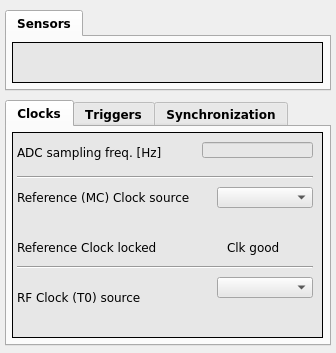
<?xml version="1.0" encoding="UTF-8"?>
<ui version="4.0">
 <class>MainWindow</class>
 <widget class="QMainWindow" name="MainWindow">
  <property name="geometry">
   <rect>
    <x>0</x>
    <y>0</y>
    <width>336</width>
    <height>353</height>
   </rect>
  </property>
  <property name="windowTitle">
   <string/>
  </property>
  <property name="styleSheet">
   <string notr="true"/>
  </property>
  <property name="Title" stdset="0">
   <string>$(DEVICE):evrx</string>
  </property>
  <widget class="QWidget" name="centralwidget">
   <widget class="QTabWidget" name="MainSignalWindowTab_4">
    <property name="enabled">
     <bool>true</bool>
    </property>
    <property name="geometry">
     <rect>
      <x>5</x>
      <y>100</y>
      <width>326</width>
      <height>246</height>
     </rect>
    </property>
    <property name="sizePolicy">
     <sizepolicy hsizetype="Expanding" vsizetype="Expanding">
      <horstretch>0</horstretch>
      <verstretch>0</verstretch>
     </sizepolicy>
    </property>
    <property name="minimumSize">
     <size>
      <width>300</width>
      <height>75</height>
     </size>
    </property>
    <property name="font">
     <font>
      <family>DejaVu Sans</family>
      <pointsize>9</pointsize>
      <weight>75</weight>
      <bold>true</bold>
      <kerning>false</kerning>
     </font>
    </property>
    <property name="styleSheet">
     <string notr="true"/>
    </property>
    <property name="currentIndex">
     <number>0</number>
    </property>
    <property name="iconSize">
     <size>
      <width>16</width>
      <height>16</height>
     </size>
    </property>
    <property name="elideMode">
     <enum>Qt::ElideNone</enum>
    </property>
    <property name="usesScrollButtons">
     <bool>false</bool>
    </property>
    <widget class="QWidget" name="tab_4">
     <attribute name="title">
      <string>Clocks</string>
     </attribute>
     <widget class="caFrame" name="caframe_6">
      <property name="geometry">
       <rect>
        <x>5</x>
        <y>5</y>
        <width>311</width>
        <height>206</height>
       </rect>
      </property>
      <property name="styleSheet">
       <string notr="true">background-color: rgb(231, 231, 231);</string>
      </property>
      <property name="frameShape">
       <enum>QFrame::Box</enum>
      </property>
      <property name="frameShadow">
       <enum>QFrame::Plain</enum>
      </property>
      <property name="lineWidth">
       <number>1</number>
      </property>
      <property name="midLineWidth">
       <number>1</number>
      </property>
      <property name="background">
       <color>
        <red>0</red>
        <green>0</green>
        <blue>0</blue>
       </color>
      </property>
      <widget class="caLed" name="caled">
       <property name="enabled">
        <bool>true</bool>
       </property>
       <property name="geometry">
        <rect>
         <x>165</x>
         <y>105</y>
         <width>16</width>
         <height>16</height>
        </rect>
       </property>
       <property name="sizePolicy">
        <sizepolicy hsizetype="Expanding" vsizetype="Expanding">
         <horstretch>0</horstretch>
         <verstretch>0</verstretch>
        </sizepolicy>
       </property>
       <property name="rectangular">
        <bool>false</bool>
       </property>
       <property name="linearGradient">
        <bool>false</bool>
       </property>
       <property name="scaleContents">
        <bool>true</bool>
       </property>
       <property name="channel" stdset="0">
        <string notr="true">$(DEVICE):evrx:pll:locked</string>
       </property>
       <property name="falseColor">
        <color>
         <red>255</red>
         <green>0</green>
         <blue>0</blue>
        </color>
       </property>
       <property name="trueColor">
        <color>
         <red>0</red>
         <green>255</green>
         <blue>0</blue>
        </color>
       </property>
       <property name="trueValue">
        <string>true</string>
       </property>
       <property name="falseValue">
        <string>false</string>
       </property>
      </widget>
      <widget class="caMenu" name="camenu_2">
       <property name="geometry">
        <rect>
         <x>205</x>
         <y>55</y>
         <width>96</width>
         <height>21</height>
        </rect>
       </property>
       <property name="font">
        <font>
         <family>DejaVu Sans</family>
         <pointsize>9</pointsize>
        </font>
       </property>
       <property name="styleSheet">
        <string notr="true">color: rgb(0, 0, 0);</string>
       </property>
       <property name="channel" stdset="0">
        <string notr="true">$(DEVICE):evrx:triggers:mc:source_sp</string>
       </property>
      </widget>
      <widget class="caLed" name="caled_2">
       <property name="geometry">
        <rect>
         <x>285</x>
         <y>105</y>
         <width>16</width>
         <height>16</height>
        </rect>
       </property>
       <property name="scaleContents">
        <bool>true</bool>
       </property>
       <property name="channel" stdset="0">
        <string notr="true">$(DEVICE):evrx:pll:clk_good</string>
       </property>
       <property name="falseColor">
        <color>
         <red>255</red>
         <green>0</green>
         <blue>0</blue>
        </color>
       </property>
       <property name="trueColor">
        <color>
         <red>0</red>
         <green>255</green>
         <blue>0</blue>
        </color>
       </property>
       <property name="trueValue">
        <string>true</string>
       </property>
       <property name="falseValue">
        <string>false</string>
       </property>
      </widget>
      <widget class="QLabel" name="label_20">
       <property name="geometry">
        <rect>
         <x>215</x>
         <y>105</y>
         <width>66</width>
         <height>20</height>
        </rect>
       </property>
       <property name="font">
        <font>
         <family>DejaVu Sans</family>
         <pointsize>9</pointsize>
        </font>
       </property>
       <property name="text">
        <string>Clk good</string>
       </property>
      </widget>
      <widget class="QLabel" name="label_28">
       <property name="geometry">
        <rect>
         <x>5</x>
         <y>55</y>
         <width>196</width>
         <height>21</height>
        </rect>
       </property>
       <property name="font">
        <font>
         <family>DejaVu Sans</family>
         <pointsize>9</pointsize>
        </font>
       </property>
       <property name="text">
        <string>Reference (MC) Clock source</string>
       </property>
      </widget>
      <widget class="Line" name="line_9">
       <property name="geometry">
        <rect>
         <x>5</x>
         <y>40</y>
         <width>296</width>
         <height>10</height>
        </rect>
       </property>
       <property name="orientation">
        <enum>Qt::Horizontal</enum>
       </property>
      </widget>
      <widget class="QLabel" name="label_23">
       <property name="geometry">
        <rect>
         <x>5</x>
         <y>10</y>
         <width>186</width>
         <height>20</height>
        </rect>
       </property>
       <property name="font">
        <font>
         <family>DejaVu Sans</family>
         <pointsize>9</pointsize>
        </font>
       </property>
       <property name="text">
        <string>ADC sampling freq. [Hz]</string>
       </property>
      </widget>
      <widget class="QLabel" name="label_19">
       <property name="geometry">
        <rect>
         <x>5</x>
         <y>105</y>
         <width>151</width>
         <height>20</height>
        </rect>
       </property>
       <property name="font">
        <font>
         <family>DejaVu Sans</family>
         <pointsize>9</pointsize>
        </font>
       </property>
       <property name="text">
        <string>Reference Clock locked</string>
       </property>
      </widget>
      <widget class="caMenu" name="camenu_6">
       <property name="geometry">
        <rect>
         <x>205</x>
         <y>145</y>
         <width>96</width>
         <height>21</height>
        </rect>
       </property>
       <property name="font">
        <font>
         <family>DejaVu Sans</family>
         <pointsize>9</pointsize>
        </font>
       </property>
       <property name="styleSheet">
        <string notr="true">color: rgb(0, 0, 0);</string>
       </property>
       <property name="channel" stdset="0">
        <string notr="true">$(DEVICE):evrx:triggers:t0:source_sp</string>
       </property>
      </widget>
      <widget class="QLabel" name="label_33">
       <property name="geometry">
        <rect>
         <x>5</x>
         <y>155</y>
         <width>171</width>
         <height>20</height>
        </rect>
       </property>
       <property name="font">
        <font>
         <family>DejaVu Sans</family>
         <pointsize>9</pointsize>
        </font>
       </property>
       <property name="text">
        <string>RF Clock (T0) source</string>
       </property>
      </widget>
      <widget class="Line" name="line_16">
       <property name="geometry">
        <rect>
         <x>5</x>
         <y>130</y>
         <width>296</width>
         <height>10</height>
        </rect>
       </property>
       <property name="orientation">
        <enum>Qt::Horizontal</enum>
       </property>
      </widget>
      <widget class="caLineEdit" name="calineedit_12">
       <property name="geometry">
        <rect>
         <x>190</x>
         <y>10</y>
         <width>111</width>
         <height>16</height>
        </rect>
       </property>
       <property name="font">
        <font>
         <family>Sans Serif</family>
         <pointsize>10</pointsize>
        </font>
       </property>
       <property name="alignment">
        <set>Qt::AlignRight|Qt::AlignTrailing|Qt::AlignVCenter</set>
       </property>
       <property name="channel" stdset="0">
        <string notr="true">$(DEVICE):evrx:clock_info:adc_frequency</string>
       </property>
      </widget>
      <widget class="caRelatedDisplay" name="rtc_t2_4">
       <property name="geometry">
        <rect>
         <x>205</x>
         <y>170</y>
         <width>96</width>
         <height>21</height>
        </rect>
       </property>
       <property name="background">
        <color>
         <red>252</red>
         <green>220</green>
         <blue>123</blue>
        </color>
       </property>
       <property name="labels">
        <string notr="true">RTC</string>
       </property>
       <property name="files">
        <string notr="true">rtc</string>
       </property>
       <property name="args">
        <string notr="true">DEVICE=$(DEVICE):evrx:rtc:t0</string>
       </property>
      </widget>
     </widget>
     <widget class="QTabWidget" name="MainSignalWindowTab_5">
      <property name="enabled">
       <bool>true</bool>
      </property>
      <property name="geometry">
       <rect>
        <x>0</x>
        <y>480</y>
        <width>556</width>
        <height>80</height>
       </rect>
      </property>
      <property name="sizePolicy">
       <sizepolicy hsizetype="Expanding" vsizetype="Expanding">
        <horstretch>0</horstretch>
        <verstretch>0</verstretch>
       </sizepolicy>
      </property>
      <property name="minimumSize">
       <size>
        <width>300</width>
        <height>80</height>
       </size>
      </property>
      <property name="font">
       <font>
        <family>DejaVu Sans</family>
        <pointsize>9</pointsize>
        <weight>75</weight>
        <bold>true</bold>
        <kerning>false</kerning>
       </font>
      </property>
      <property name="styleSheet">
       <string notr="true"/>
      </property>
      <property name="currentIndex">
       <number>0</number>
      </property>
      <property name="iconSize">
       <size>
        <width>16</width>
        <height>16</height>
       </size>
      </property>
      <property name="elideMode">
       <enum>Qt::ElideNone</enum>
      </property>
      <property name="usesScrollButtons">
       <bool>false</bool>
      </property>
      <widget class="QWidget" name="tab_5">
       <attribute name="title">
        <string>Sensors</string>
       </attribute>
       <widget class="caFrame" name="caframe_10">
        <property name="geometry">
         <rect>
          <x>5</x>
          <y>5</y>
          <width>541</width>
          <height>41</height>
         </rect>
        </property>
        <property name="styleSheet">
         <string notr="true">background-color: rgb(231, 231, 231);</string>
        </property>
        <property name="frameShape">
         <enum>QFrame::Box</enum>
        </property>
        <property name="frameShadow">
         <enum>QFrame::Plain</enum>
        </property>
        <property name="lineWidth">
         <number>1</number>
        </property>
        <property name="midLineWidth">
         <number>1</number>
        </property>
        <property name="background">
         <color>
          <red>0</red>
          <green>0</green>
          <blue>0</blue>
         </color>
        </property>
        <widget class="caRelatedDisplay" name="bpm_temp_3">
         <property name="geometry">
          <rect>
           <x>295</x>
           <y>10</y>
           <width>111</width>
           <height>21</height>
          </rect>
         </property>
         <property name="font">
          <font>
           <family>Sans Serif</family>
           <pointsize>10</pointsize>
          </font>
         </property>
         <property name="background">
          <color>
           <red>252</red>
           <green>220</green>
           <blue>123</blue>
          </color>
         </property>
         <property name="labels">
          <string notr="true">BPM T°C</string>
         </property>
         <property name="files">
          <string notr="true">temperatures</string>
         </property>
         <property name="args">
          <string notr="true">MODULE=$(BPM);</string>
         </property>
        </widget>
        <widget class="caRelatedDisplay" name="bpm_temp_4">
         <property name="geometry">
          <rect>
           <x>420</x>
           <y>10</y>
           <width>111</width>
           <height>21</height>
          </rect>
         </property>
         <property name="font">
          <font>
           <family>Sans Serif</family>
           <pointsize>10</pointsize>
          </font>
         </property>
         <property name="background">
          <color>
           <red>252</red>
           <green>220</green>
           <blue>123</blue>
          </color>
         </property>
         <property name="labels">
          <string notr="true">BPM U/I</string>
         </property>
         <property name="files">
          <string notr="true">voltages</string>
         </property>
         <property name="args">
          <string notr="true">MODULE=$(BPM);</string>
         </property>
        </widget>
        <widget class="QLabel" name="label_34">
         <property name="geometry">
          <rect>
           <x>5</x>
           <y>10</y>
           <width>151</width>
           <height>21</height>
          </rect>
         </property>
         <property name="font">
          <font>
           <pointsize>10</pointsize>
          </font>
         </property>
         <property name="text">
          <string>FPGA temp. [° C]</string>
         </property>
        </widget>
        <widget class="caLineEdit" name="calineedit_14">
         <property name="geometry">
          <rect>
           <x>155</x>
           <y>10</y>
           <width>46</width>
           <height>21</height>
          </rect>
         </property>
         <property name="font">
          <font>
           <family>Sans Serif</family>
           <pointsize>13</pointsize>
          </font>
         </property>
         <property name="alignment">
          <set>Qt::AlignRight|Qt::AlignTrailing|Qt::AlignVCenter</set>
         </property>
         <property name="channel" stdset="0">
          <string notr="true">$(BPM):ID_2:value</string>
         </property>
         <property name="precision">
          <number>2</number>
         </property>
        </widget>
       </widget>
      </widget>
     </widget>
    </widget>
    <widget class="QWidget" name="tab_2">
     <attribute name="title">
      <string>Triggers</string>
     </attribute>
     <widget class="caFrame" name="caframe_17">
      <property name="geometry">
       <rect>
        <x>5</x>
        <y>5</y>
        <width>311</width>
        <height>206</height>
       </rect>
      </property>
      <property name="styleSheet">
       <string notr="true">background-color: rgb(231, 231, 231);</string>
      </property>
      <property name="frameShape">
       <enum>QFrame::Box</enum>
      </property>
      <property name="frameShadow">
       <enum>QFrame::Plain</enum>
      </property>
      <property name="lineWidth">
       <number>1</number>
      </property>
      <property name="midLineWidth">
       <number>1</number>
      </property>
      <property name="background">
       <color>
        <red>0</red>
        <green>0</green>
        <blue>0</blue>
       </color>
      </property>
      <widget class="QLabel" name="label_36">
       <property name="geometry">
        <rect>
         <x>5</x>
         <y>145</y>
         <width>166</width>
         <height>20</height>
        </rect>
       </property>
       <property name="font">
        <font>
         <family>DejaVu Sans</family>
         <pointsize>9</pointsize>
        </font>
       </property>
       <property name="text">
        <string>Postmortem (T1) source</string>
       </property>
      </widget>
      <widget class="QLabel" name="label_46">
       <property name="geometry">
        <rect>
         <x>5</x>
         <y>105</y>
         <width>161</width>
         <height>20</height>
        </rect>
       </property>
       <property name="font">
        <font>
         <family>DejaVu Sans</family>
         <pointsize>9</pointsize>
        </font>
       </property>
       <property name="text">
        <string>Debouncer [x 8 ns]</string>
       </property>
      </widget>
      <widget class="caMenu" name="camenu_9">
       <property name="geometry">
        <rect>
         <x>205</x>
         <y>55</y>
         <width>96</width>
         <height>21</height>
        </rect>
       </property>
       <property name="font">
        <font>
         <family>DejaVu Sans</family>
         <pointsize>10</pointsize>
        </font>
       </property>
       <property name="styleSheet">
        <string notr="true">color: rgb(0, 0, 0);</string>
       </property>
       <property name="channel" stdset="0">
        <string notr="true">$(DEVICE):evrx:triggers:t2:source_sp</string>
       </property>
      </widget>
      <widget class="Line" name="line_17">
       <property name="geometry">
        <rect>
         <x>5</x>
         <y>130</y>
         <width>296</width>
         <height>10</height>
        </rect>
       </property>
       <property name="orientation">
        <enum>Qt::Horizontal</enum>
       </property>
      </widget>
      <widget class="caMenu" name="camenu_10">
       <property name="geometry">
        <rect>
         <x>205</x>
         <y>145</y>
         <width>96</width>
         <height>21</height>
        </rect>
       </property>
       <property name="font">
        <font>
         <family>DejaVu Sans</family>
         <pointsize>10</pointsize>
        </font>
       </property>
       <property name="styleSheet">
        <string notr="true">color: rgb(0, 0, 0);</string>
       </property>
       <property name="channel" stdset="0">
        <string notr="true">$(DEVICE):evrx:triggers:t1:source_sp</string>
       </property>
      </widget>
      <widget class="QLabel" name="label_30">
       <property name="geometry">
        <rect>
         <x>5</x>
         <y>55</y>
         <width>191</width>
         <height>20</height>
        </rect>
       </property>
       <property name="font">
        <font>
         <family>DejaVu Sans</family>
         <pointsize>9</pointsize>
        </font>
       </property>
       <property name="text">
        <string>Acquisition trigger (T2) source</string>
       </property>
      </widget>
      <widget class="caTextEntry" name="catextentry_52">
       <property name="geometry">
        <rect>
         <x>205</x>
         <y>105</y>
         <width>96</width>
         <height>20</height>
        </rect>
       </property>
       <property name="font">
        <font>
         <family>DejaVu Sans</family>
         <pointsize>9</pointsize>
         <stylestrategy>PreferDefault</stylestrategy>
        </font>
       </property>
       <property name="alignment">
        <set>Qt::AlignRight|Qt::AlignTrailing|Qt::AlignVCenter</set>
       </property>
       <property name="channel" stdset="0">
        <string notr="true">$(DEVICE):evrx:triggers:t2:debouncer_sp</string>
       </property>
       <property name="background">
        <color>
         <red>230</red>
         <green>230</green>
         <blue>230</blue>
        </color>
       </property>
       <property name="colorMode">
        <enum>caLineEdit::Static</enum>
       </property>
       <property name="precision">
        <number>4</number>
       </property>
       <property name="precisionMode">
        <enum>caLineEdit::Channel</enum>
       </property>
       <property name="maxValue">
        <double>2.000000000000000</double>
       </property>
       <property name="minValue">
        <double>0.100000000000000</double>
       </property>
      </widget>
      <widget class="QLabel" name="label_26">
       <property name="geometry">
        <rect>
         <x>5</x>
         <y>10</y>
         <width>186</width>
         <height>20</height>
        </rect>
       </property>
       <property name="font">
        <font>
         <family>DejaVu Sans</family>
         <pointsize>9</pointsize>
        </font>
       </property>
       <property name="text">
        <string>ADC sampling freq. [Hz]</string>
       </property>
      </widget>
      <widget class="Line" name="line_10">
       <property name="geometry">
        <rect>
         <x>5</x>
         <y>40</y>
         <width>296</width>
         <height>10</height>
        </rect>
       </property>
       <property name="orientation">
        <enum>Qt::Horizontal</enum>
       </property>
      </widget>
      <widget class="caLineEdit" name="calineedit_13">
       <property name="geometry">
        <rect>
         <x>190</x>
         <y>10</y>
         <width>111</width>
         <height>16</height>
        </rect>
       </property>
       <property name="font">
        <font>
         <family>Sans Serif</family>
         <pointsize>10</pointsize>
        </font>
       </property>
       <property name="alignment">
        <set>Qt::AlignRight|Qt::AlignTrailing|Qt::AlignVCenter</set>
       </property>
       <property name="channel" stdset="0">
        <string notr="true">$(DEVICE):evrx:clock_info:adc_frequency</string>
       </property>
      </widget>
      <widget class="caRelatedDisplay" name="rtc_t2">
       <property name="geometry">
        <rect>
         <x>205</x>
         <y>80</y>
         <width>96</width>
         <height>21</height>
        </rect>
       </property>
       <property name="background">
        <color>
         <red>252</red>
         <green>220</green>
         <blue>123</blue>
        </color>
       </property>
       <property name="labels">
        <string notr="true">RTC</string>
       </property>
       <property name="files">
        <string notr="true">rtc</string>
       </property>
       <property name="args">
        <string notr="true">DEVICE=$(DEVICE):evrx:rtc:t2</string>
       </property>
      </widget>
      <widget class="caRelatedDisplay" name="rtc_t2_2">
       <property name="geometry">
        <rect>
         <x>205</x>
         <y>170</y>
         <width>96</width>
         <height>21</height>
        </rect>
       </property>
       <property name="background">
        <color>
         <red>252</red>
         <green>220</green>
         <blue>123</blue>
        </color>
       </property>
       <property name="labels">
        <string notr="true">RTC</string>
       </property>
       <property name="files">
        <string notr="true">rtc</string>
       </property>
       <property name="args">
        <string notr="true">DEVICE=$(DEVICE):evrx:rtc:t1</string>
       </property>
      </widget>
     </widget>
    </widget>
    <widget class="QWidget" name="tab">
     <attribute name="title">
      <string>Synchronization</string>
     </attribute>
     <widget class="caFrame" name="caframe_16">
      <property name="geometry">
       <rect>
        <x>5</x>
        <y>5</y>
        <width>311</width>
        <height>206</height>
       </rect>
      </property>
      <property name="styleSheet">
       <string notr="true">background-color: rgb(231, 231, 231);</string>
      </property>
      <property name="frameShape">
       <enum>QFrame::Box</enum>
      </property>
      <property name="frameShadow">
       <enum>QFrame::Plain</enum>
      </property>
      <property name="lineWidth">
       <number>1</number>
      </property>
      <property name="midLineWidth">
       <number>1</number>
      </property>
      <property name="background">
       <color>
        <red>0</red>
        <green>0</green>
        <blue>0</blue>
       </color>
      </property>
      <widget class="caMessageButton" name="camessagebutton">
       <property name="geometry">
        <rect>
         <x>10</x>
         <y>10</y>
         <width>291</width>
         <height>24</height>
        </rect>
       </property>
       <property name="font">
        <font>
         <family>DejaVu Sans</family>
         <pointsize>10</pointsize>
        </font>
       </property>
       <property name="text">
        <string>Sync now</string>
       </property>
       <property name="flat">
        <bool>false</bool>
       </property>
       <property name="fontScaleMode">
        <enum>EPushButton::WidthAndHeight</enum>
       </property>
       <property name="channel" stdset="0">
        <string notr="true">$(DEVICE):sync</string>
       </property>
       <property name="background">
        <color>
         <red>254</red>
         <green>217</green>
         <blue>188</blue>
        </color>
       </property>
       <property name="pressMessage">
        <string notr="true">1</string>
       </property>
      </widget>
     </widget>
    </widget>
   </widget>
   <widget class="QTabWidget" name="MainSignalWindowTab_9">
    <property name="enabled">
     <bool>true</bool>
    </property>
    <property name="geometry">
     <rect>
      <x>5</x>
      <y>10</y>
      <width>326</width>
      <height>81</height>
     </rect>
    </property>
    <property name="sizePolicy">
     <sizepolicy hsizetype="Expanding" vsizetype="Expanding">
      <horstretch>0</horstretch>
      <verstretch>0</verstretch>
     </sizepolicy>
    </property>
    <property name="minimumSize">
     <size>
      <width>300</width>
      <height>75</height>
     </size>
    </property>
    <property name="font">
     <font>
      <family>DejaVu Sans</family>
      <pointsize>9</pointsize>
      <weight>75</weight>
      <bold>true</bold>
      <kerning>false</kerning>
     </font>
    </property>
    <property name="styleSheet">
     <string notr="true"/>
    </property>
    <property name="currentIndex">
     <number>0</number>
    </property>
    <property name="iconSize">
     <size>
      <width>16</width>
      <height>16</height>
     </size>
    </property>
    <property name="elideMode">
     <enum>Qt::ElideNone</enum>
    </property>
    <property name="usesScrollButtons">
     <bool>false</bool>
    </property>
    <widget class="QWidget" name="tab_12">
     <attribute name="title">
      <string>Sensors</string>
     </attribute>
     <widget class="caFrame" name="caframe_14">
      <property name="geometry">
       <rect>
        <x>5</x>
        <y>5</y>
        <width>311</width>
        <height>41</height>
       </rect>
      </property>
      <property name="styleSheet">
       <string notr="true">background-color: rgb(231, 231, 231);</string>
      </property>
      <property name="frameShape">
       <enum>QFrame::Box</enum>
      </property>
      <property name="frameShadow">
       <enum>QFrame::Plain</enum>
      </property>
      <property name="lineWidth">
       <number>1</number>
      </property>
      <property name="midLineWidth">
       <number>1</number>
      </property>
      <property name="background">
       <color>
        <red>0</red>
        <green>0</green>
        <blue>0</blue>
       </color>
      </property>
      <widget class="caRelatedDisplay" name="bpm_temp">
       <property name="geometry">
        <rect>
         <x>25</x>
         <y>10</y>
         <width>110</width>
         <height>21</height>
        </rect>
       </property>
       <property name="font">
        <font>
         <family>Sans Serif</family>
         <pointsize>10</pointsize>
        </font>
       </property>
       <property name="background">
        <color>
         <red>252</red>
         <green>220</green>
         <blue>123</blue>
        </color>
       </property>
       <property name="labels">
        <string notr="true">EVRX T°C</string>
       </property>
       <property name="files">
        <string notr="true">temperatures</string>
       </property>
       <property name="args">
        <string notr="true">MODULE=$(DEVICE):evrx;</string>
       </property>
      </widget>
      <widget class="caRelatedDisplay" name="bpm_temp_2">
       <property name="geometry">
        <rect>
         <x>170</x>
         <y>10</y>
         <width>110</width>
         <height>21</height>
        </rect>
       </property>
       <property name="font">
        <font>
         <family>Sans Serif</family>
         <pointsize>10</pointsize>
        </font>
       </property>
       <property name="background">
        <color>
         <red>252</red>
         <green>220</green>
         <blue>123</blue>
        </color>
       </property>
       <property name="labels">
        <string notr="true">EVRX U/I</string>
       </property>
       <property name="files">
        <string notr="true">voltages</string>
       </property>
       <property name="args">
        <string notr="true">MODULE=$(DEVICE):evrx;</string>
       </property>
      </widget>
     </widget>
     <widget class="QTabWidget" name="MainSignalWindowTab_11">
      <property name="enabled">
       <bool>true</bool>
      </property>
      <property name="geometry">
       <rect>
        <x>0</x>
        <y>480</y>
        <width>556</width>
        <height>80</height>
       </rect>
      </property>
      <property name="sizePolicy">
       <sizepolicy hsizetype="Expanding" vsizetype="Expanding">
        <horstretch>0</horstretch>
        <verstretch>0</verstretch>
       </sizepolicy>
      </property>
      <property name="minimumSize">
       <size>
        <width>300</width>
        <height>80</height>
       </size>
      </property>
      <property name="font">
       <font>
        <family>DejaVu Sans</family>
        <pointsize>9</pointsize>
        <weight>75</weight>
        <bold>true</bold>
        <kerning>false</kerning>
       </font>
      </property>
      <property name="styleSheet">
       <string notr="true"/>
      </property>
      <property name="currentIndex">
       <number>0</number>
      </property>
      <property name="iconSize">
       <size>
        <width>16</width>
        <height>16</height>
       </size>
      </property>
      <property name="elideMode">
       <enum>Qt::ElideNone</enum>
      </property>
      <property name="usesScrollButtons">
       <bool>false</bool>
      </property>
      <widget class="QWidget" name="tab_13">
       <attribute name="title">
        <string>Sensors</string>
       </attribute>
       <widget class="caFrame" name="caframe_15">
        <property name="geometry">
         <rect>
          <x>5</x>
          <y>5</y>
          <width>541</width>
          <height>41</height>
         </rect>
        </property>
        <property name="styleSheet">
         <string notr="true">background-color: rgb(231, 231, 231);</string>
        </property>
        <property name="frameShape">
         <enum>QFrame::Box</enum>
        </property>
        <property name="frameShadow">
         <enum>QFrame::Plain</enum>
        </property>
        <property name="lineWidth">
         <number>1</number>
        </property>
        <property name="midLineWidth">
         <number>1</number>
        </property>
        <property name="background">
         <color>
          <red>0</red>
          <green>0</green>
          <blue>0</blue>
         </color>
        </property>
        <widget class="caRelatedDisplay" name="bpm_temp_11">
         <property name="geometry">
          <rect>
           <x>295</x>
           <y>10</y>
           <width>111</width>
           <height>21</height>
          </rect>
         </property>
         <property name="font">
          <font>
           <family>Sans Serif</family>
           <pointsize>10</pointsize>
          </font>
         </property>
         <property name="background">
          <color>
           <red>252</red>
           <green>220</green>
           <blue>123</blue>
          </color>
         </property>
         <property name="labels">
          <string notr="true">BPM T°C</string>
         </property>
         <property name="files">
          <string notr="true">temperatures</string>
         </property>
         <property name="args">
          <string notr="true">MODULE=$(BPM);</string>
         </property>
        </widget>
        <widget class="caRelatedDisplay" name="bpm_temp_12">
         <property name="geometry">
          <rect>
           <x>420</x>
           <y>10</y>
           <width>111</width>
           <height>21</height>
          </rect>
         </property>
         <property name="font">
          <font>
           <family>Sans Serif</family>
           <pointsize>10</pointsize>
          </font>
         </property>
         <property name="background">
          <color>
           <red>252</red>
           <green>220</green>
           <blue>123</blue>
          </color>
         </property>
         <property name="labels">
          <string notr="true">BPM U/I</string>
         </property>
         <property name="files">
          <string notr="true">voltages</string>
         </property>
         <property name="args">
          <string notr="true">MODULE=$(BPM);</string>
         </property>
        </widget>
        <widget class="QLabel" name="label_37">
         <property name="geometry">
          <rect>
           <x>5</x>
           <y>10</y>
           <width>151</width>
           <height>21</height>
          </rect>
         </property>
         <property name="font">
          <font>
           <pointsize>10</pointsize>
          </font>
         </property>
         <property name="text">
          <string>FPGA temp. [° C]</string>
         </property>
        </widget>
        <widget class="caLineEdit" name="calineedit_9">
         <property name="geometry">
          <rect>
           <x>155</x>
           <y>10</y>
           <width>46</width>
           <height>21</height>
          </rect>
         </property>
         <property name="font">
          <font>
           <family>Sans Serif</family>
           <pointsize>13</pointsize>
          </font>
         </property>
         <property name="alignment">
          <set>Qt::AlignRight|Qt::AlignTrailing|Qt::AlignVCenter</set>
         </property>
         <property name="channel" stdset="0">
          <string notr="true">$(BPM):ID_2:value</string>
         </property>
         <property name="precision">
          <number>2</number>
         </property>
        </widget>
       </widget>
      </widget>
     </widget>
    </widget>
   </widget>
  </widget>
 </widget>
 <customwidgets>
  <customwidget>
   <class>caMenu</class>
   <extends>QComboBox</extends>
   <header>caMenu</header>
  </customwidget>
  <customwidget>
   <class>caRelatedDisplay</class>
   <extends>QWidget</extends>
   <header>caRelatedDisplay</header>
  </customwidget>
  <customwidget>
   <class>caTextEntry</class>
   <extends>caLineEdit</extends>
   <header>caTextEntry</header>
  </customwidget>
  <customwidget>
   <class>caMessageButton</class>
   <extends>QPushButton</extends>
   <header>caMessageButton</header>
  </customwidget>
  <customwidget>
   <class>caFrame</class>
   <extends>QFrame</extends>
   <header>caFrame</header>
   <container>1</container>
  </customwidget>
  <customwidget>
   <class>caLed</class>
   <extends>QWidget</extends>
   <header>caLed</header>
  </customwidget>
  <customwidget>
   <class>caLineEdit</class>
   <extends>QLineEdit</extends>
   <header>caLineEdit</header>
  </customwidget>
 </customwidgets>
 <resources/>
 <connections/>
 <designerdata>
  <property name="gridDeltaX">
   <number>5</number>
  </property>
  <property name="gridDeltaY">
   <number>5</number>
  </property>
  <property name="gridSnapX">
   <bool>true</bool>
  </property>
  <property name="gridSnapY">
   <bool>true</bool>
  </property>
  <property name="gridVisible">
   <bool>true</bool>
  </property>
 </designerdata>
</ui>
